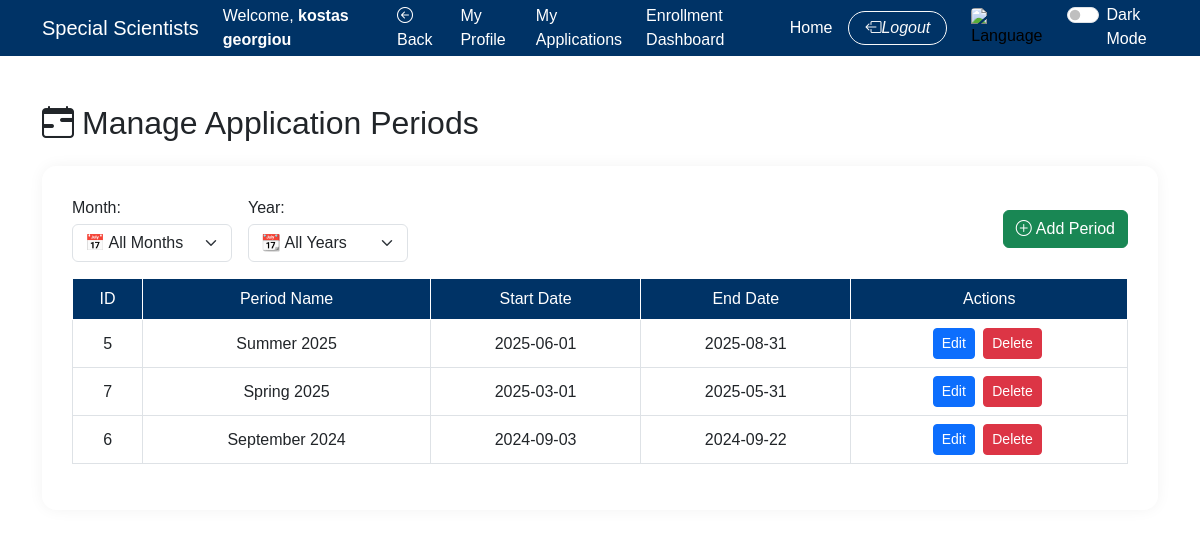
The page /special_scientists/manage_periods.php (signed in) on the database its author committed.
### tables this page shows
CREATE TABLE `system_config` (
  `id` int NOT NULL,
  `config_key` varchar(100) NOT NULL,
  `config_value` text NOT NULL
);

CREATE TABLE `application_periods` (
  `id` int NOT NULL,
  `name` varchar(255) DEFAULT NULL,
  `start_date` date NOT NULL,
  `end_date` date NOT NULL
);

### special_scientists/get_config.php (called while the page is built, shortened)
<?php
require_once "database.php";
function getSystemConfig($key) {
    global $conn;
    $stmt = $conn->prepare("SELECT config_value FROM system_config WHERE config_key = ?");
    $stmt->bind_param("s", $key);
    $stmt->execute();
    $stmt->bind_result($value);
    return $value;
}

### special_scientists/manage_periods.php (the view, shortened to what this page needs)
<?php
include 'database.php';
require_once "get_config.php";
$system_title = getSystemConfig("site_title");
$logo_path = getSystemConfig("logo_path");
$query = "SELECT * FROM application_periods ORDER BY start_date DESC";
$result = mysqli_query($conn, $query);
$showBack = true;
$backLink = "manage_recruitment.php";
?>
<!DOCTYPE html>
<html lang="en">
<head>
  <link href="https://cdn.jsdelivr.net/npm/bootstrap@5.3.0/dist/css/bootstrap.min.css" rel="stylesheet">
  <link rel="stylesheet" href="indexstyle.css">
  <link rel="stylesheet" href="darkmode.css">
  <link rel="stylesheet" href="https://cdn.jsdelivr.net/npm/bootstrap-icons/font/bootstrap-icons.css">
</head>
<body>
<?php include "navbar.php"; ?>
<div class="container py-5">
  <h2 class="mb-4"><i class="bi bi-calendar-range me-2"></i>Manage Application Periods</h2>
  <div class="my-apps-card">
    <div class="d-flex justify-content-between align-items-center mb-3 flex-wrap gap-2">
      <div class="d-flex flex-wrap gap-3">
        <div class="d-flex flex-column" style="min-width: 160px;">
          <label for="monthFilter" class="form-label mb-1">Month:</label>
          <select id="monthFilter" class="form-select">
            <option value="all">📅 All Months</option>
          </select>
        </div>
        <div class="d-flex flex-column" style="min-width: 160px;">
          <label for="yearFilter" class="form-label mb-1">Year:</label>
          <select id="yearFilter" class="form-select">
            <option value="all">📆 All Years</option>
          </select>
        </div>
      </div>
      <a href="add_period.php" class="btn btn-success"><i class="bi bi-plus-circle me-1"></i>Add Period</a>
    </div>
    <div class="table-responsive">
      <table class="table table-bordered table-hover text-center align-middle">
        <thead class="table-light border border-white">
          <tr>
            <th>ID</th>
            <th>Period Name</th>
            <th>Start Date</th>
            <th>End Date</th>
            <th>Actions</th>
          </tr>
        </thead>
        <tbody id="periodTable">
          <?php while ($row = mysqli_fetch_assoc($result)):
              $start = date_create($row['start_date']);
              $month = date_format($start, 'n');
              $year = date_format($start, 'Y');
          ?>
            <tr data-month="<?= $month ?>" data-year="<?= $year ?>">
              <td><?= $row['id'] ?></td>
              <td><?= htmlspecialchars($row['name']) ?></td>
              <td><?= $row['start_date'] ?></td>
              <td><?= $row['end_date'] ?></td>
              <td>
                <a href="edit_period.php?id=<?= $row['id'] ?>" class="btn btn-primary btn-sm">Edit</a>
                <a href="delete_period.php?id=<?= $row['id'] ?>" class="btn btn-danger btn-sm" onclick="return confirm('Are you sure you want to delete this period?');">Delete</a>
              </td>
            </tr>
          <?php endwhile; ?>
        </tbody>
      </table>
    </div>
  </div>
</div>
</body>
</html>

### special_scientists/navbar.php (shortened to what this page needs)
<?php
require_once "get_config.php";
$system_title = getSystemConfig("site_title");
$fullName = $_SESSION["user"]["full_name"] ?? "Guest";
$role = $_SESSION["user"]["role"] ?? "Null";
?>
<nav class="navbar navbar-expand-lg navbar-dark">
  <div class="container">
    <a class="navbar-brand d-flex align-items-center" href="https://www.cut.ac.cy" target="_blank">
      <?= htmlspecialchars($system_title) ?>
    </a>
    <div class="d-none d-lg-flex justify-content-end" id="navbarContent">
      <ul class="navbar-nav align-items-center gap-2">
        <?php if ($role === "Null"): ?>
          <li class="nav-item"><a class="nav-link text-white" href="login.php">Login</a></li>
          <li class="nav-item"><a class="nav-link text-white" href="registration.php">Register</a></li>
        <?php else: ?>
            <li class="nav-item"><span class="nav-link text-white">Welcome, <strong><?= htmlspecialchars($fullName); ?></strong></span></li>
            <?php if (!empty($showBack)): ?>
                <li class="nav-item">
                    <a class="nav-link text-white" href="<?= htmlspecialchars($backLink ?? 'index.php') ?>">
                        <i class="bi bi-arrow-left-circle me-1"></i>Back
                    </a>
                </li>
            <?php endif; ?>
          <li class="nav-item"><a class="nav-link text-white" href="my_profile.php">My Profile</a></li>
          <?php if ($role === 'user' || $role === 'scientist'): ?>
            <li class="nav-item"><a class="nav-link text-white" href="my_applications.php">My Applications</a></li>
          <?php endif; ?>
          <?php if (in_array($role, ['admin', 'owner', 'hr', 'scientist'])): ?>
            <li class="nav-item"><a class="nav-link text-white" href="enrollment_dashboard.php">Enrollment Dashboard</a></li>
          <?php endif; ?>
          <li class="nav-item"><a class="nav-link text-white" href="index.php">Home</a></li>
          <li class="nav-item">
            <button class="btn btn-outline-light d-flex align-items-center gap-1 px-3 py-1 rounded-pill"
                    data-bs-toggle="modal" data-bs-target="#logoutModal" style="font-size: 0.9rem;">
              <i class="bi bi-box-arrow-left" style="font-size: 1rem;">Logout</i>
            </button>
          </li>
        <?php endif; ?>
        <li class="nav-item ms-lg-3 mt-2 mt-lg-0">
  <form method="post" action="switch_lang.php">
    <button type="submit" style="background: none; border: none; padding: 0;" title="Switch Language">
      <img src="assets/flags/<?= $_SESSION['lang'] === 'en' ? 'gr' : 'en' ?>.png" alt="Language" style="width: 28px; height: 20px; border-radius: 4px;">
    </button>
  </form>
</li>
        <li class="nav-item ms-lg-3 mt-2 mt-lg-0">
          <div class="form-check form-switch text-white">
            <input class="form-check-input" type="checkbox" id="darkModeToggle">
            <label class="form-check-label" for="darkModeToggle">Dark Mode</label>
          </div>
        </li>
      </ul>
    </div>
  </div>
</nav>

### special_scientists/indexstyle.css (style rules this page uses)
body, html { margin: 0; padding: 0; font-family: Arial, sans-serif; }
.navbar { background-color: #003366; position: sticky; top: 0; z-index: 1000; width: 100%; max-height: 56px; }
.table th { background-color: #003366; color: white; font-weight: 500; }
.table td, .table th { vertical-align: middle; }
.table .btn { margin-right: 4px; }
.my-apps-card { border-radius: 15px; box-shadow: 0 0 15px rgba(0,0,0,0.05); background-color: rgba(255, 255, 255, 0.95); padding: 30px; }
[data-bs-target="#logoutModal"] { white-space: nowrap; }

### special_scientists/navbar.php (style rules this page uses)
button img { cursor: pointer; }

### rows shown on the page
system_config: config_value "Special Scientists"
application_periods: id "5", name "Summer 2025", start_date "2025-06-01", end_date "2025-08-31"
application_periods: id "7", name "Spring 2025", start_date "2025-03-01", end_date "2025-05-31"
application_periods: id "6", name "September 2024", start_date "2024-09-03", end_date "2024-09-22"

### other values the page prints
$fullName "kostas georgiou"
